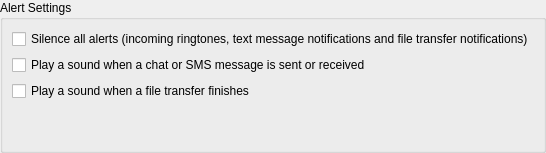
      <widget class="QWidget" name="alerts_page">
       <layout class="QVBoxLayout" name="alerts_layout">
        <property name="margin">
         <number>0</number>
        </property>
        <item>
         <widget class="QGroupBox" name="alerts_group_box">
          <property name="title">
           <string>Alert Settings</string>
          </property>
          <layout class="QGridLayout" name="alerts_group_box_layout">
           <item row="0" column="0">
            <widget class="QCheckBox" name="silence_alerts_button">
             <property name="text">
              <string>Silence all alerts (incoming ringtones, text message notifications and file transfer notifications)</string>
             </property>
            </widget>
           </item>
           <item row="1" column="0">
            <widget class="QCheckBox" name="message_alerts_button">
             <property name="text">
              <string>Play a sound when a chat or SMS message is sent or received</string>
             </property>
            </widget>
           </item>
           <item row="2" column="0">
            <widget class="QCheckBox" name="file_alerts_button">
             <property name="text">
              <string>Play a sound when a file transfer finishes</string>
             </property>
            </widget>
           </item>
           <item row="3" column="0">
            <spacer name="alerts_spacer">
             <property name="orientation">
              <enum>Qt::Vertical</enum>
             </property>
             <property name="sizeHint" stdset="0">
              <size>
               <width>20</width>
               <height>40</height>
              </size>
             </property>
            </spacer>
           </item>
          </layout>
         </widget>
        </item>
       </layout>
      </widget>
